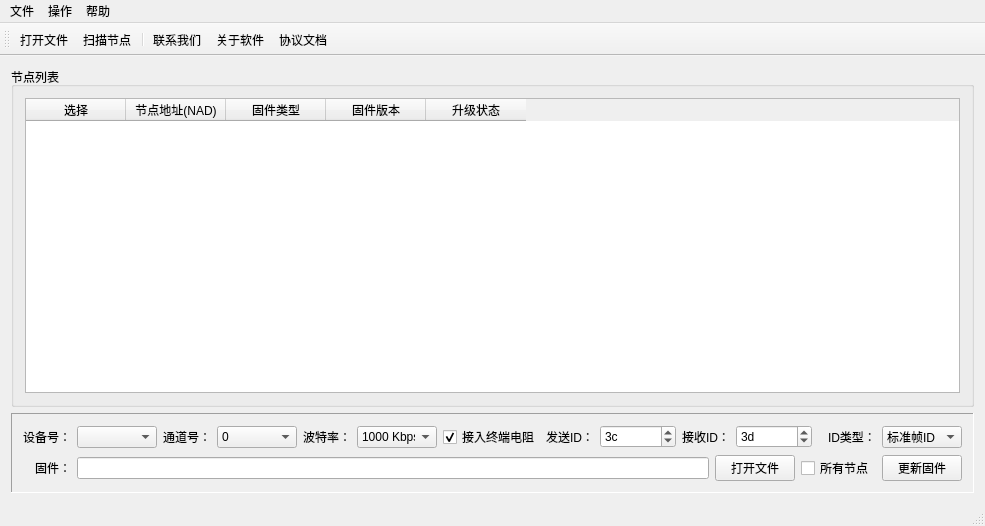
<?xml version="1.0" encoding="UTF-8"?>
<ui version="4.0">
 <class>MainWindow</class>
 <widget class="QMainWindow" name="MainWindow">
  <property name="geometry">
   <rect>
    <x>0</x>
    <y>0</y>
    <width>985</width>
    <height>526</height>
   </rect>
  </property>
  <property name="windowTitle">
   <string>USB2XXX USB2CAN Bootloader Pro</string>
  </property>
  <property name="windowIcon">
   <iconset resource="image.qrc">
    <normaloff>:/images/easyicon_net.png</normaloff>:/images/easyicon_net.png</iconset>
  </property>
  <widget class="QWidget" name="centralWidget">
   <layout class="QGridLayout" name="gridLayout_4">
    <item row="0" column="0">
     <layout class="QVBoxLayout" name="verticalLayout_2">
      <item>
       <layout class="QHBoxLayout" name="horizontalLayout_8">
        <item>
         <widget class="QGroupBox" name="groupBox">
          <property name="minimumSize">
           <size>
            <width>330</width>
            <height>0</height>
           </size>
          </property>
          <property name="title">
           <string>节点列表</string>
          </property>
          <layout class="QGridLayout" name="gridLayout">
           <item row="0" column="0">
            <widget class="QTableWidget" name="nodeListTableWidget">
             <column>
              <property name="text">
               <string>选择</string>
              </property>
             </column>
             <column>
              <property name="text">
               <string>节点地址(NAD)</string>
              </property>
             </column>
             <column>
              <property name="text">
               <string>固件类型</string>
              </property>
             </column>
             <column>
              <property name="text">
               <string>固件版本</string>
              </property>
             </column>
             <column>
              <property name="text">
               <string>升级状态</string>
              </property>
             </column>
            </widget>
           </item>
          </layout>
         </widget>
        </item>
       </layout>
      </item>
      <item>
       <widget class="QFrame" name="frame">
        <property name="frameShape">
         <enum>QFrame::Panel</enum>
        </property>
        <property name="frameShadow">
         <enum>QFrame::Sunken</enum>
        </property>
        <layout class="QGridLayout" name="gridLayout_3">
         <item row="0" column="0">
          <layout class="QVBoxLayout" name="verticalLayout">
           <item>
            <layout class="QHBoxLayout" name="horizontalLayout_6">
             <item>
              <layout class="QHBoxLayout" name="horizontalLayout">
               <item>
                <widget class="QLabel" name="label">
                 <property name="text">
                  <string>设备号：</string>
                 </property>
                </widget>
               </item>
               <item>
                <widget class="QComboBox" name="deviceHandleComboBox">
                 <property name="minimumSize">
                  <size>
                   <width>80</width>
                   <height>0</height>
                  </size>
                 </property>
                </widget>
               </item>
              </layout>
             </item>
             <item>
              <layout class="QHBoxLayout" name="horizontalLayout_2">
               <item>
                <widget class="QLabel" name="label_2">
                 <property name="minimumSize">
                  <size>
                   <width>48</width>
                   <height>0</height>
                  </size>
                 </property>
                 <property name="text">
                  <string>通道号：</string>
                 </property>
                 <property name="alignment">
                  <set>Qt::AlignRight|Qt::AlignTrailing|Qt::AlignVCenter</set>
                 </property>
                </widget>
               </item>
               <item>
                <widget class="QComboBox" name="channelIndexComboBox">
                 <property name="minimumSize">
                  <size>
                   <width>80</width>
                   <height>0</height>
                  </size>
                 </property>
                 <item>
                  <property name="text">
                   <string>0</string>
                  </property>
                 </item>
                 <item>
                  <property name="text">
                   <string>1</string>
                  </property>
                 </item>
                </widget>
               </item>
              </layout>
             </item>
             <item>
              <layout class="QHBoxLayout" name="horizontalLayout_9">
               <item>
                <layout class="QHBoxLayout" name="horizontalLayout_3">
                 <item>
                  <widget class="QLabel" name="label_3">
                   <property name="text">
                    <string>波特率：</string>
                   </property>
                  </widget>
                 </item>
                 <item>
                  <widget class="QComboBox" name="baudRateComboBox">
                   <property name="minimumSize">
                    <size>
                     <width>80</width>
                     <height>0</height>
                    </size>
                   </property>
                   <item>
                    <property name="text">
                     <string>1000 Kbps</string>
                    </property>
                   </item>
                   <item>
                    <property name="text">
                     <string>800 Kbps</string>
                    </property>
                   </item>
                   <item>
                    <property name="text">
                     <string>500 Kbps</string>
                    </property>
                   </item>
                   <item>
                    <property name="text">
                     <string>300 Kbps</string>
                    </property>
                   </item>
                   <item>
                    <property name="text">
                     <string>250 Kbps</string>
                    </property>
                   </item>
                   <item>
                    <property name="text">
                     <string>200 Kbps</string>
                    </property>
                   </item>
                   <item>
                    <property name="text">
                     <string>150 Kbps</string>
                    </property>
                   </item>
                   <item>
                    <property name="text">
                     <string>125 Kbps</string>
                    </property>
                   </item>
                   <item>
                    <property name="text">
                     <string>100 Kbps</string>
                    </property>
                   </item>
                   <item>
                    <property name="text">
                     <string>75 Kbps</string>
                    </property>
                   </item>
                   <item>
                    <property name="text">
                     <string>50 Kbps</string>
                    </property>
                   </item>
                   <item>
                    <property name="text">
                     <string>20 Kbps</string>
                    </property>
                   </item>
                  </widget>
                 </item>
                </layout>
               </item>
               <item>
                <widget class="QCheckBox" name="checkBoxEnResistor">
                 <property name="text">
                  <string>接入终端电阻</string>
                 </property>
                 <property name="checked">
                  <bool>true</bool>
                 </property>
                </widget>
               </item>
               <item>
                <widget class="QLabel" name="label_4">
                 <property name="text">
                  <string>发送ID：</string>
                 </property>
                </widget>
               </item>
               <item>
                <widget class="QSpinBox" name="spinBoxSendID">
                 <property name="minimumSize">
                  <size>
                   <width>76</width>
                   <height>0</height>
                  </size>
                 </property>
                 <property name="maximum">
                  <number>2047</number>
                 </property>
                 <property name="value">
                  <number>60</number>
                 </property>
                 <property name="displayIntegerBase">
                  <number>16</number>
                 </property>
                </widget>
               </item>
               <item>
                <widget class="QLabel" name="label_6">
                 <property name="text">
                  <string>接收ID：</string>
                 </property>
                </widget>
               </item>
               <item>
                <widget class="QSpinBox" name="spinBoxReceiveID">
                 <property name="minimumSize">
                  <size>
                   <width>76</width>
                   <height>0</height>
                  </size>
                 </property>
                 <property name="maximum">
                  <number>2047</number>
                 </property>
                 <property name="value">
                  <number>61</number>
                 </property>
                 <property name="displayIntegerBase">
                  <number>16</number>
                 </property>
                </widget>
               </item>
               <item>
                <spacer name="horizontalSpacer">
                 <property name="orientation">
                  <enum>Qt::Horizontal</enum>
                 </property>
                 <property name="sizeHint" stdset="0">
                  <size>
                   <width>40</width>
                   <height>20</height>
                  </size>
                 </property>
                </spacer>
               </item>
               <item>
                <widget class="QLabel" name="label_7">
                 <property name="text">
                  <string>ID类型：</string>
                 </property>
                </widget>
               </item>
               <item>
                <widget class="QComboBox" name="comboBoxIDType">
                 <property name="minimumSize">
                  <size>
                   <width>80</width>
                   <height>0</height>
                  </size>
                 </property>
                 <item>
                  <property name="text">
                   <string>标准帧ID</string>
                  </property>
                 </item>
                 <item>
                  <property name="text">
                   <string>扩展帧ID</string>
                  </property>
                 </item>
                </widget>
               </item>
              </layout>
             </item>
            </layout>
           </item>
           <item>
            <layout class="QHBoxLayout" name="horizontalLayout_7">
             <item>
              <layout class="QHBoxLayout" name="horizontalLayout_5">
               <item>
                <widget class="QLabel" name="label_5">
                 <property name="minimumSize">
                  <size>
                   <width>48</width>
                   <height>0</height>
                  </size>
                 </property>
                 <property name="text">
                  <string>固件：</string>
                 </property>
                 <property name="alignment">
                  <set>Qt::AlignRight|Qt::AlignTrailing|Qt::AlignVCenter</set>
                 </property>
                </widget>
               </item>
               <item>
                <widget class="QLineEdit" name="firmwareLineEdit"/>
               </item>
               <item>
                <widget class="QPushButton" name="openFirmwareFilePushButton">
                 <property name="minimumSize">
                  <size>
                   <width>80</width>
                   <height>0</height>
                  </size>
                 </property>
                 <property name="text">
                  <string>打开文件</string>
                 </property>
                </widget>
               </item>
               <item>
                <widget class="QCheckBox" name="allNodeCheckBox">
                 <property name="minimumSize">
                  <size>
                   <width>75</width>
                   <height>0</height>
                  </size>
                 </property>
                 <property name="text">
                  <string>所有节点</string>
                 </property>
                </widget>
               </item>
              </layout>
             </item>
             <item>
              <widget class="QPushButton" name="updateFirmwarePushButton">
               <property name="minimumSize">
                <size>
                 <width>80</width>
                 <height>0</height>
                </size>
               </property>
               <property name="text">
                <string>更新固件</string>
               </property>
              </widget>
             </item>
            </layout>
           </item>
          </layout>
         </item>
        </layout>
       </widget>
      </item>
     </layout>
    </item>
   </layout>
  </widget>
  <widget class="QMenuBar" name="menuBar">
   <property name="geometry">
    <rect>
     <x>0</x>
     <y>0</y>
     <width>985</width>
     <height>23</height>
    </rect>
   </property>
   <widget class="QMenu" name="menu">
    <property name="title">
     <string>文件</string>
    </property>
    <addaction name="openFirmwareFileAction"/>
    <addaction name="exitAction"/>
   </widget>
   <widget class="QMenu" name="menu_2">
    <property name="title">
     <string>操作</string>
    </property>
    <addaction name="scanNodeAction"/>
    <addaction name="actionAddNode"/>
    <addaction name="actionScanDevice"/>
   </widget>
   <widget class="QMenu" name="menu_3">
    <property name="title">
     <string>帮助</string>
    </property>
    <addaction name="contactUsAction"/>
    <addaction name="aboutAction"/>
    <addaction name="actionDocument"/>
   </widget>
   <addaction name="menu"/>
   <addaction name="menu_2"/>
   <addaction name="menu_3"/>
  </widget>
  <widget class="QToolBar" name="mainToolBar">
   <attribute name="toolBarArea">
    <enum>TopToolBarArea</enum>
   </attribute>
   <attribute name="toolBarBreak">
    <bool>false</bool>
   </attribute>
   <addaction name="openFirmwareFileAction"/>
   <addaction name="scanNodeAction"/>
   <addaction name="separator"/>
   <addaction name="contactUsAction"/>
   <addaction name="aboutAction"/>
   <addaction name="actionDocument"/>
  </widget>
  <widget class="QStatusBar" name="statusBar"/>
  <action name="exitAction">
   <property name="icon">
    <iconset resource="image.qrc">
     <normaloff>:/images/gif_48_026.gif</normaloff>:/images/gif_48_026.gif</iconset>
   </property>
   <property name="text">
    <string>退出</string>
   </property>
  </action>
  <action name="scanNodeAction">
   <property name="icon">
    <iconset resource="image.qrc">
     <normaloff>:/images/gif_48_086.gif</normaloff>:/images/gif_48_086.gif</iconset>
   </property>
   <property name="text">
    <string>扫描节点</string>
   </property>
  </action>
  <action name="contactUsAction">
   <property name="icon">
    <iconset resource="image.qrc">
     <normaloff>:/images/gif_48_079.gif</normaloff>:/images/gif_48_079.gif</iconset>
   </property>
   <property name="text">
    <string>联系我们</string>
   </property>
  </action>
  <action name="aboutAction">
   <property name="icon">
    <iconset resource="image.qrc">
     <normaloff>:/images/gif_48_052.gif</normaloff>:/images/gif_48_052.gif</iconset>
   </property>
   <property name="text">
    <string>关于软件</string>
   </property>
  </action>
  <action name="openFirmwareFileAction">
   <property name="icon">
    <iconset resource="image.qrc">
     <normaloff>:/images/gif_48_045.gif</normaloff>:/images/gif_48_045.gif</iconset>
   </property>
   <property name="text">
    <string>打开文件</string>
   </property>
  </action>
  <action name="actionAddNode">
   <property name="icon">
    <iconset resource="image.qrc">
     <normaloff>:/images/gif_48_002.gif</normaloff>:/images/gif_48_002.gif</iconset>
   </property>
   <property name="text">
    <string>添加节点</string>
   </property>
  </action>
  <action name="actionScanDevice">
   <property name="icon">
    <iconset resource="image.qrc">
     <normaloff>:/images/gif_48_091.gif</normaloff>:/images/gif_48_091.gif</iconset>
   </property>
   <property name="text">
    <string>扫描设备</string>
   </property>
  </action>
  <action name="actionDocument">
   <property name="icon">
    <iconset resource="image.qrc">
     <normaloff>:/images/gif_48_003.gif</normaloff>:/images/gif_48_003.gif</iconset>
   </property>
   <property name="text">
    <string>协议文档</string>
   </property>
  </action>
 </widget>
 <layoutdefault spacing="6" margin="11"/>
 <resources>
  <include location="image.qrc"/>
 </resources>
 <connections/>
</ui>
